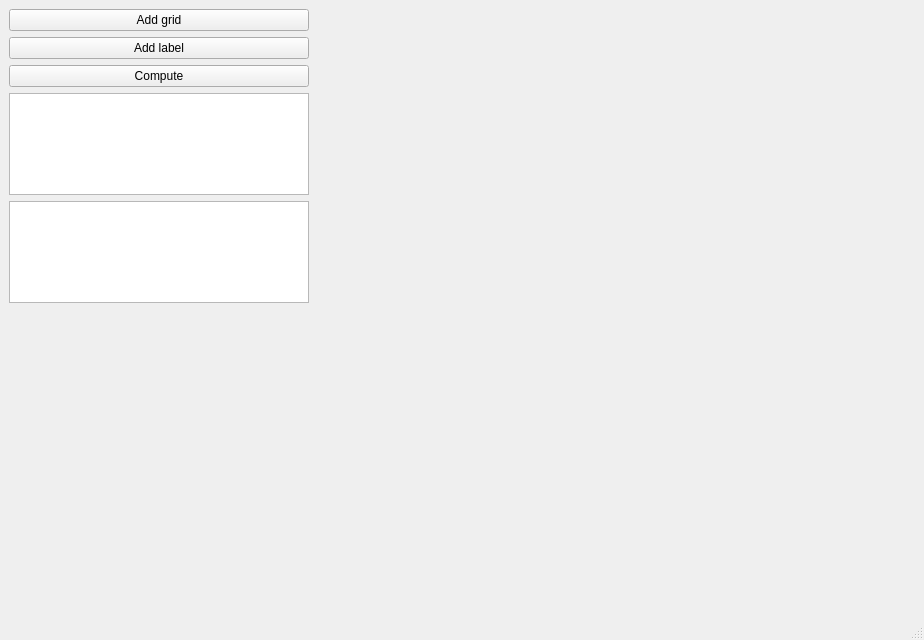
<?xml version="1.0" encoding="UTF-8"?>
<ui version="4.0">
 <class>MainWindow</class>
 <widget class="QMainWindow" name="MainWindow">
  <property name="geometry">
   <rect>
    <x>0</x>
    <y>0</y>
    <width>924</width>
    <height>636</height>
   </rect>
  </property>
  <property name="windowTitle">
   <string>MainWindow</string>
  </property>
  <widget class="QWidget" name="centralwidget">
   <property name="baseSize">
    <size>
     <width>0</width>
     <height>0</height>
    </size>
   </property>
   <layout class="QGridLayout" name="gridLayout">
    <item row="3" column="0">
     <widget class="Tree" name="_tree">
      <property name="maximumSize">
       <size>
        <width>300</width>
        <height>16777215</height>
       </size>
      </property>
      <property name="focusPolicy">
       <enum>Qt::NoFocus</enum>
      </property>
      <property name="contextMenuPolicy">
       <enum>Qt::ActionsContextMenu</enum>
      </property>
     </widget>
    </item>
    <item row="2" column="0">
     <widget class="ComputeBtn" name="_computeBtn">
      <property name="maximumSize">
       <size>
        <width>300</width>
        <height>16777215</height>
       </size>
      </property>
      <property name="focusPolicy">
       <enum>Qt::NoFocus</enum>
      </property>
      <property name="text">
       <string>Compute</string>
      </property>
     </widget>
    </item>
    <item row="0" column="0">
     <widget class="AddGridBtn" name="_addGridBtn">
      <property name="maximumSize">
       <size>
        <width>300</width>
        <height>16777215</height>
       </size>
      </property>
      <property name="focusPolicy">
       <enum>Qt::NoFocus</enum>
      </property>
      <property name="text">
       <string>Add grid</string>
      </property>
     </widget>
    </item>
    <item row="5" column="0">
     <widget class="MiniMap" name="_minimap">
      <property name="minimumSize">
       <size>
        <width>300</width>
        <height>300</height>
       </size>
      </property>
      <property name="maximumSize">
       <size>
        <width>300</width>
        <height>300</height>
       </size>
      </property>
      <property name="text">
       <string/>
      </property>
     </widget>
    </item>
    <item row="1" column="0">
     <widget class="AddLabelBtn" name="_addLabelBtn">
      <property name="maximumSize">
       <size>
        <width>300</width>
        <height>16777215</height>
       </size>
      </property>
      <property name="focusPolicy">
       <enum>Qt::NoFocus</enum>
      </property>
      <property name="text">
       <string>Add label</string>
      </property>
     </widget>
    </item>
    <item row="4" column="0">
     <widget class="QTableView" name="_properties">
      <property name="maximumSize">
       <size>
        <width>300</width>
        <height>16777215</height>
       </size>
      </property>
      <property name="focusPolicy">
       <enum>Qt::NoFocus</enum>
      </property>
     </widget>
    </item>
    <item row="0" column="1" rowspan="6">
     <widget class="FullImage" name="_image">
      <property name="minimumSize">
       <size>
        <width>600</width>
        <height>600</height>
       </size>
      </property>
      <property name="text">
       <string/>
      </property>
     </widget>
    </item>
   </layout>
  </widget>
  <widget class="QStatusBar" name="_statusBar"/>
  <action name="_actionGridAddRowTop">
   <property name="text">
    <string>Add row to top</string>
   </property>
   <property name="toolTip">
    <string>Add row to top</string>
   </property>
  </action>
  <action name="_actionSaveModel">
   <property name="text">
    <string>Save computation model</string>
   </property>
  </action>
  <action name="_actionLoadModel">
   <property name="text">
    <string>Load computation model</string>
   </property>
   <property name="toolTip">
    <string>Load computation model</string>
   </property>
  </action>
 </widget>
 <customwidgets>
  <customwidget>
   <class>ComputeBtn</class>
   <extends>QPushButton</extends>
   <header>helper.computebtn</header>
  </customwidget>
  <customwidget>
   <class>AddLabelBtn</class>
   <extends>QPushButton</extends>
   <header>helper.addlabelbtn</header>
  </customwidget>
  <customwidget>
   <class>AddGridBtn</class>
   <extends>QPushButton</extends>
   <header>helper.addgridbtn</header>
  </customwidget>
  <customwidget>
   <class>MiniMap</class>
   <extends>QLabel</extends>
   <header>helper.minimap</header>
  </customwidget>
  <customwidget>
   <class>FullImage</class>
   <extends>QLabel</extends>
   <header>helper.fullimage</header>
  </customwidget>
  <customwidget>
   <class>Tree</class>
   <extends>QTreeView</extends>
   <header>helper.tree</header>
  </customwidget>
 </customwidgets>
 <resources/>
 <connections/>
</ui>
